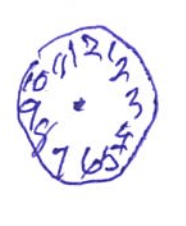
#> input picture data_v1.1/train/train_images/27032021124351_MCI_1_1_1_0.png, 186 x 226 px; its folder holds only this picture in this run
$ python image_augment.py
#> lines starting #> are read from the running program, lines starting #| are printed output that depends on the picture
import pandas as pd
from scoring import Classes
from scoring import convert
import numpy as np
import cv2
import argparse
import glob
import matplotlib.patches as patches
from PIL import Image, ImageDraw
import matplotlib.pyplot as plt
from scoring import get_arrow_coords
import torch
import copy
label_encoder = {"1":1, "2":2, "3":3, "4":4, "5":5, "6":6, "7":7, "8":8, "9":9, "10":10, "11":11, "12":12, "contour":13, "hand":14, "top_left_arrow":15, "top_right_arrow": 16, "right_arrow": 17, "left_arrow": 18, "up_arrow": 19, "down_arrow": 20, "bottom_right_arrow":21}
reflect_dct = {Classes.TOP_LEFT_ARROW: Classes.TOP_RIGHT_ARROW, Classes.TOP_RIGHT_ARROW: Classes.TOP_LEFT_ARROW, Classes.RIGHT_ARROW: Classes.LEFT_ARROW,
    Classes.LEFT_ARROW: Classes.RIGHT_ARROW, Classes.UP_ARROW: Classes.UP_ARROW, Classes.DOWN_ARROW: Classes.DOWN_ARROW, Classes.BOTTOM_LEFT_ARROW: Classes.BOTTOM_RIGHT_ARROW,
        Classes.RIGHT_ARROW: Classes.LEFT_ARROW}

class ImageAugmentGenerator(object):
    def __init__(self, transformation_prob = 0.5, rotation_angle = 30, rotation_prob = 0.5):
        self.transformation_prob = transformation_prob
        self.rotation_angle = rotation_angle
        self.rotation_prob = rotation_prob
        self.random_generator = np.random.default_rng(0)

    # [81 lines left out: functions transform_images, transform_image_and_target, update_clock_hand_roi, update_clock_sub_hand_bbox_label, update_digit_roi, not called in this run]


if __name__ == "__main__":
    parser = argparse.ArgumentParser()
    parser.add_argument("--image_dir", type=str, default="./data_v1.1/train/train_images")
    parser.add_argument("--rotation_angle", type=str, default=15)
    parser.add_argument("--csv_path", type=str, default="./data_v1.1/train_labels.csv")
    parser.add_argument("--resize_height", type=int, default=800)
    parser.add_argument("--resize_width", type=int, default=800)
    args = parser.parse_args()
    df = pd.read_csv(args.csv_path)
#> (reads data_v1.1/train_labels.csv from the repository)
    image_augmenter = ImageAugmentGenerator(transformation_prob = 0.5, rotation_angle = args.rotation_angle)

    images_batch = []
    targets_batch = []

    for im_path in glob.glob(args.image_dir + "/*.png"):
        im = cv2.imread(im_path)
#> im is the input picture: shape (226, 186, 3); mean B, G, R 245.5, 237.2, 238.5
        im_name = im_path.split("/")[-1]
        im_df = df[df['filename'] == im_name]
        im = cv2.resize(im, dsize=(args.resize_height, args.resize_width), interpolation=cv2.INTER_NEAREST)
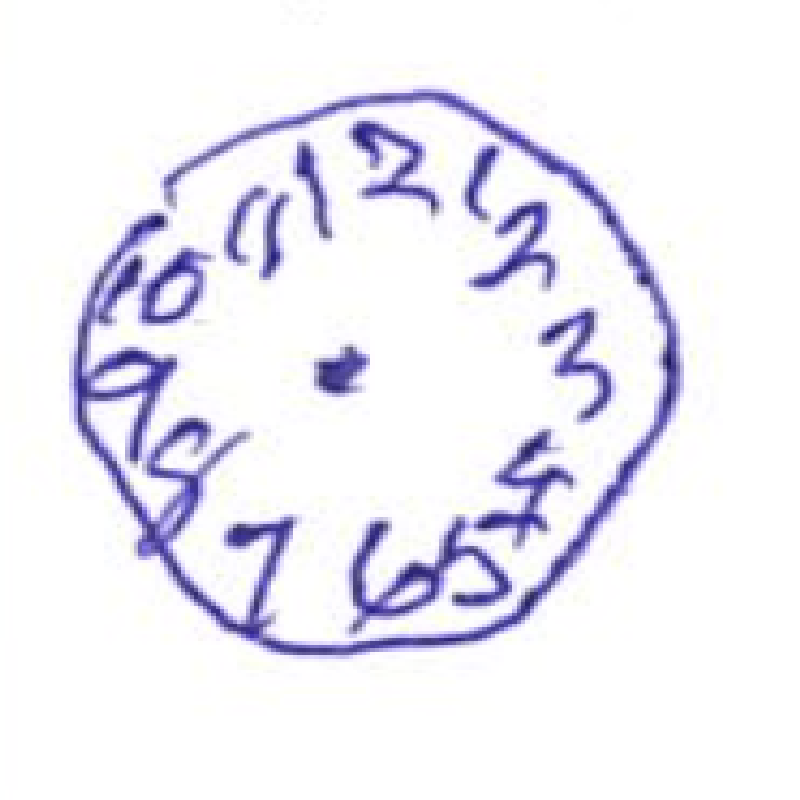
#> im: shape (800, 800, 3); mean B, G, R 245.6, 237.2, 238.5
        labels = []
        bboxes = []
        for _, row in im_df.iterrows():
            im_width = row['width']
            im_height = row['height']
            width_scale = args.resize_width / im_width
            height_scale = args.resize_height / im_height
            xmin = int(row['xmin'] * width_scale)
            xmax = int(row['xmax'] * width_scale)
            ymin = int(row['ymin'] * height_scale)
            ymax = int(row['ymax'] * height_scale)
            label = label_encoder[row['class']]
            bboxes.append([xmin, ymin, xmax, ymax])
            labels.append(label)
#> (the run stopped early here; a loop or call above may not have finished)
